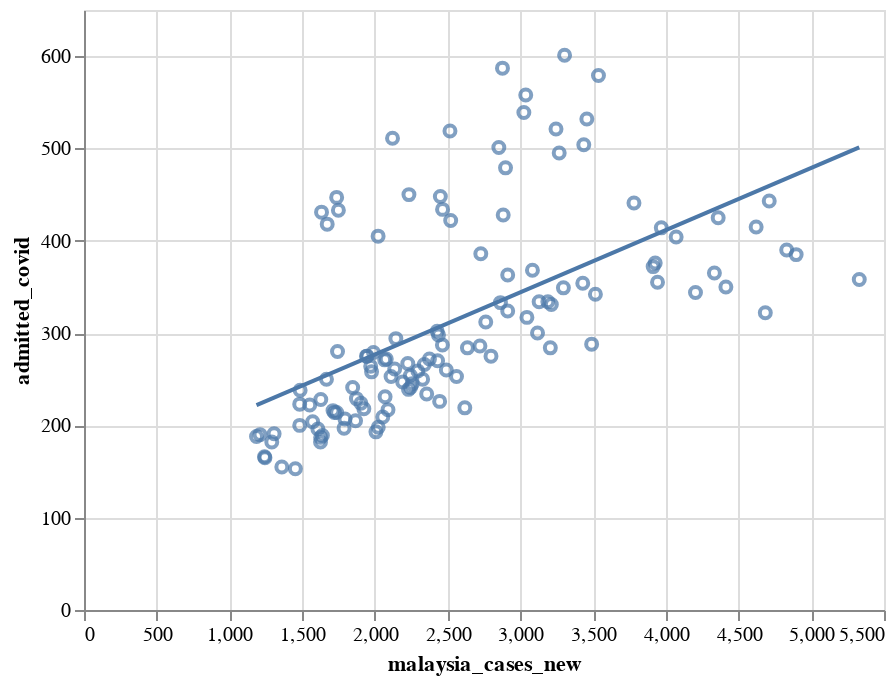

The notebook cell this image was saved under:
### Code cell
# making the scatter plot on latitude and longitude
# setting color on the basis of country
fig = alt.Chart(mergedhosp_malaysia).mark_point().encode(
  x='malaysia_cases_new',y='admitted_covid')
  
# making the regression line using transform_regression
# function and add with the scatter plot
final_plot = fig + fig.transform_regression('malaysia_cases_new','admitted_covid').mark_line()
final_plot

### Figure 1 — Vega-Lite specification as saved in the notebook (floating-point values rounded to 4 significant figures)
{"config": {"view": {"continuousWidth": 400, "continuousHeight": 300}}, "layer": [{"mark": "point", "encoding": {"x": {"field": "malaysia_cases_new", "type": "quantitative"}, "y": {"field": "admitted_covid", "type": "quantitative"}}}, {"mark": "line", "encoding": {"x": {"field": "malaysia_cases_new", "type": "quantitative"}, "y": {"field": "admitted_covid", "type": "quantitative"}}, "transform": [{"on": "malaysia_cases_new", "regression": "admitted_covid"}]}], "data": {"name": "data-c3a883f55ad697ca351b0caccef86f8d"}, "$schema": "https://vega.github.io/schema/vega-lite/v4.17.0.json", "datasets": {"data-c3a883f55ad697ca351b0caccef86f8d": [{"date": "2022-08-01", "holiday": "non-holiday", "malaysia_cases_new": 3213, "admitted_covid": 331, "percentage_admitted": 10.3}, {"date": "2022-08-02", "holiday": "non-holiday", "malaysia_cases_new": 4204, "admitted_covid": 344, "percentage_admitted": 8.183}, {"date": "2022-08-03", "holiday": "non-holiday", "malaysia_cases_new": 5330, "admitted_covid": 358, "percentage_admitted": 6.717}, {"date": "2022-08-04", "holiday": "non-holiday", "malaysia_cases_new": 4413, "admitted_covid": 350, "percentage_admitted": 7.931}, {"date": "2022-08-05", "holiday": "non-holiday", "malaysia_cases_new": 3927, "admitted_covid": 376, "percentage_admitted": 9.575}, {"date": "2022-08-06", "holiday": "non-holiday", "malaysia_cases_new": 4684, "admitted_covid": 322, "percentage_admitted": 6.874}, {"date": "2022-08-07", "holiday": "non-holiday", "malaysia_cases_new": 2728, "admitted_covid": 386, "percentage_admitted": 14.15}, {"date": "2022-08-08", "holiday": "non-holiday", "malaysia_cases_new": 2863, "admitted_covid": 333, "percentage_admitted": 11.63}, {"date": "2022-08-09", "holiday": "non-holiday", "malaysia_cases_new": 3083, "admitted_covid": 368, "percentage_admitted": 11.94}, {"date": "2022-08-10", "holiday": "non-holiday", "malaysia_cases_new": 4896, "admitted_covid": 385, "percentage_admitted": 7.864}, {"date": "2022-08-11", "holiday": "non-holiday", "malaysia_cases_new": 4831, "admitted_covid": 390, "percentage_admitted": 8.073}, {"date": "2022-08-12", "holiday": "non-holiday", "malaysia_cases_new": 3943, "admitted_covid": 355, "percentage_admitted": 9.003}, {"date": "2022-08-13", "holiday": "non-holiday", "malaysia_cases_new": 4334, "admitted_covid": 365, "percentage_admitted": 8.422}, {"date": "2022-08-14", "holiday": "non-holiday", "malaysia_cases_new": 3045, "admitted_covid": 317, "percentage_admitted": 10.41}, {"date": "2022-08-15", "holiday": "non-holiday", "malaysia_cases_new": 2437, "admitted_covid": 298, "percentage_admitted": 12.23}, {"date": "2022-08-16", "holiday": "non-holiday", "malaysia_cases_new": 3429, "admitted_covid": 354, "percentage_admitted": 10.32}, {"date": "2022-08-17", "holiday": "non-holiday", "malaysia_cases_new": 3516, "admitted_covid": 342, "percentage_admitted": 9.727}, {"date": "2022-08-18", "holiday": "non-holiday", "malaysia_cases_new": 4071, "admitted_covid": 404, "percentage_admitted": 9.924}, {"date": "2022-08-19", "holiday": "non-holiday", "malaysia_cases_new": 3490, "admitted_covid": 288, "percentage_admitted": 8.252}, {"date": "2022-08-20", "holiday": "non-holiday", "malaysia_cases_new": 2798, "admitted_covid": 275, "percentage_admitted": 9.828}, {"date": "2022-08-21", "holiday": "non-holiday", "malaysia_cases_new": 2464, "admitted_covid": 287, "percentage_admitted": 11.65}, {"date": "2022-08-22", "holiday": "non-holiday", "malaysia_cases_new": 2078, "admitted_covid": 272, "percentage_admitted": 13.09}, {"date": "2022-08-23", "holiday": "non-holiday", "malaysia_cases_new": 2722, "admitted_covid": 286, "percentage_admitted": 10.51}, {"date": "2022-08-24", "holiday": "non-holiday", "malaysia_cases_new": 2636, "admitted_covid": 284, "percentage_admitted": 10.77}, {"date": "2022-08-25", "holiday": "non-holiday", "malaysia_cases_new": 3206, "admitted_covid": 284, "percentage_admitted": 8.858}, {"date": "2022-08-26", "holiday": "non-holiday", "malaysia_cases_new": 3118, "admitted_covid": 300, "percentage_admitted": 9.622}, {"date": "2022-08-27", "holiday": "non-holiday", "malaysia_cases_new": 2491, "admitted_covid": 260, "percentage_admitted": 10.44}, {"date": "2022-08-28", "holiday": "non-holiday", "malaysia_cases_new": 2191, "admitted_covid": 247, "percentage_admitted": 11.27}, {"date": "2022-08-29", "holiday": "non-holiday", "malaysia_cases_new": 1946, "admitted_covid": 275, "percentage_admitted": 14.13}, {"date": "2022-08-30", "holiday": "non-holiday", "malaysia_cases_new": 2144, "admitted_covid": 294, "percentage_admitted": 13.71}, {"date": "2022-08-31", "holiday": "Merdeka", "malaysia_cases_new": 2340, "admitted_covid": 266, "percentage_admitted": 11.37}, {"date": "2022-09-01", "holiday": "non-holiday", "malaysia_cases_new": 2356, "admitted_covid": 234, "percentage_admitted": 9.932}, {"date": "2022-09-02", "holiday": "non-holiday", "malaysia_cases_new": 2328, "admitted_covid": 250, "percentage_admitted": 10.74}, {"date": "2022-09-03", "holiday": "non-holiday", "malaysia_cases_new": 2244, "admitted_covid": 254, "percentage_admitted": 11.32}, {"date": "2022-09-04", "holiday": "non-holiday", "malaysia_cases_new": 1904, "admitted_covid": 224, "percentage_admitted": 11.76}, {"date": "2022-09-05", "holiday": "non-holiday", "malaysia_cases_new": 1486, "admitted_covid": 238, "percentage_admitted": 16.02}, {"date": "2022-09-06", "holiday": "non-holiday", "malaysia_cases_new": 2067, "admitted_covid": 271, "percentage_admitted": 13.11}, {"date": "2022-09-07", "holiday": "non-holiday", "malaysia_cases_new": 2428, "admitted_covid": 302, "percentage_admitted": 12.44}, {"date": "2022-09-08", "holiday": "non-holiday", "malaysia_cases_new": 2226, "admitted_covid": 267, "percentage_admitted": 11.99}, {"date": "2022-09-09", "holiday": "non-holiday", "malaysia_cases_new": 1990, "admitted_covid": 279, "percentage_admitted": 14.02}, {"date": "2022-09-10", "holiday": "non-holiday", "malaysia_cases_new": 1971, "admitted_covid": 264, "percentage_admitted": 13.39}, {"date": "2022-09-11", "holiday": "non-holiday", "malaysia_cases_new": 1483, "admitted_covid": 223, "percentage_admitted": 15.04}, {"date": "2022-09-12", "holiday": "non-holiday", "malaysia_cases_new": 1847, "admitted_covid": 241, "percentage_admitted": 13.05}, {"date": "2022-09-13", "holiday": "non-holiday", "malaysia_cases_new": 1942, "admitted_covid": 275, "percentage_admitted": 14.16}, {"date": "2022-09-14", "holiday": "non-holiday", "malaysia_cases_new": 2431, "admitted_covid": 270, "percentage_admitted": 11.11}, {"date": "2022-09-15", "holiday": "non-holiday", "malaysia_cases_new": 2375, "admitted_covid": 272, "percentage_admitted": 11.45}, {"date": "2022-09-16", "holiday": "Malaysia Day", "malaysia_cases_new": 1977, "admitted_covid": 258, "percentage_admitted": 13.05}, {"date": "2022-09-17", "holiday": "Weekend", "malaysia_cases_new": 1572, "admitted_covid": 204, "percentage_admitted": 12.98}, {"date": "2022-09-18", "holiday": "Weekend", "malaysia_cases_new": 1639, "admitted_covid": 189, "percentage_admitted": 11.53}, {"date": "2022-09-19", "holiday": "non-holiday", "malaysia_cases_new": 1307, "admitted_covid": 191, "percentage_admitted": 14.61}, {"date": "2022-09-20", "holiday": "non-holiday", "malaysia_cases_new": 1667, "admitted_covid": 250, "percentage_admitted": 15.0}, {"date": "2022-09-21", "holiday": "non-holiday", "malaysia_cases_new": 2111, "admitted_covid": 253, "percentage_admitted": 11.98}, {"date": "2022-09-22", "holiday": "non-holiday", "malaysia_cases_new": 2245, "admitted_covid": 241, "percentage_admitted": 10.73}, {"date": "2022-09-23", "holiday": "non-holiday", "malaysia_cases_new": 2070, "admitted_covid": 231, "percentage_admitted": 11.16}, {"date": "2022-09-24", "holiday": "non-holiday", "malaysia_cases_new": 1924, "admitted_covid": 218, "percentage_admitted": 11.33}, {"date": "2022-09-25", "holiday": "non-holiday", "malaysia_cases_new": 1608, "admitted_covid": 196, "percentage_admitted": 12.19}, {"date": "2022-09-26", "holiday": "non-holiday", "malaysia_cases_new": 1186, "admitted_covid": 188, "percentage_admitted": 15.85}, {"date": "2022-09-27", "holiday": "non-holiday", "malaysia_cases_new": 1552, "admitted_covid": 222, "percentage_admitted": 14.3}, {"date": "2022-09-28", "holiday": "non-holiday", "malaysia_cases_new": 2445, "admitted_covid": 226, "percentage_admitted": 9.243}, {"date": "2022-09-29", "holiday": "non-holiday", "malaysia_cases_new": 1867, "admitted_covid": 205, "percentage_admitted": 10.98}, {"date": "2022-09-30", "holiday": "non-holiday", "malaysia_cases_new": 2007, "admitted_covid": 193, "percentage_admitted": 9.616}, {"date": "2022-10-01", "holiday": "non-holiday", "malaysia_cases_new": 1626, "admitted_covid": 182, "percentage_admitted": 11.19}, {"date": "2022-10-02", "holiday": "non-holiday", "malaysia_cases_new": 1360, "admitted_covid": 155, "percentage_admitted": 11.4}, {"date": "2022-10-03", "holiday": "non-holiday", "malaysia_cases_new": 1244, "admitted_covid": 165, "percentage_admitted": 13.26}, {"date": "2022-10-04", "holiday": "non-holiday", "malaysia_cases_new": 1483, "admitted_covid": 200, "percentage_admitted": 13.49}, {"date": "2022-10-05", "holiday": "non-holiday", "malaysia_cases_new": 1722, "admitted_covid": 214, "percentage_admitted": 12.43}, {"date": "2022-10-06", "holiday": "non-holiday", "malaysia_cases_new": 1794, "admitted_covid": 207, "percentage_admitted": 11.54}, {"date": "2022-10-07", "holiday": "non-holiday", "malaysia_cases_new": 1788, "admitted_covid": 197, "percentage_admitted": 11.02}, {"date": "2022-10-08", "holiday": "Weekend", "malaysia_cases_new": 1627, "admitted_covid": 187, "percentage_admitted": 11.49}, {"date": "2022-10-09", "holiday": "Birthday of Prophet Muhammad", "malaysia_cases_new": 1453, "admitted_covid": 153, "percentage_admitted": 10.53}, {"date": "2022-10-10", "holiday": "Weekend", "malaysia_cases_new": 1241, "admitted_covid": 166, "percentage_admitted": 13.38}, {"date": "2022-10-11", "holiday": "non-holiday", "malaysia_cases_new": 1291, "admitted_covid": 182, "percentage_admitted": 14.1}, {"date": "2022-10-12", "holiday": "non-holiday", "malaysia_cases_new": 1628, "admitted_covid": 228, "percentage_admitted": 14.0}, {"date": "2022-10-13", "holiday": "non-holiday", "malaysia_cases_new": 2090, "admitted_covid": 217, "percentage_admitted": 10.38}, {"date": "2022-10-14", "holiday": "non-holiday", "malaysia_cases_new": 2231, "admitted_covid": 239, "percentage_admitted": 10.71}, {"date": "2022-10-15", "holiday": "non-holiday", "malaysia_cases_new": 2023, "admitted_covid": 198, "percentage_admitted": 9.787}, {"date": "2022-10-16", "holiday": "non-holiday", "malaysia_cases_new": 1712, "admitted_covid": 216, "percentage_admitted": 12.62}, {"date": "2022-10-17", "holiday": "non-holiday", "malaysia_cases_new": 1210, "admitted_covid": 190, "percentage_admitted": 15.7}, {"date": "2022-10-18", "holiday": "non-holiday", "malaysia_cases_new": 1873, "admitted_covid": 229, "percentage_admitted": 12.23}, {"date": "2022-10-19", "holiday": "non-holiday", "malaysia_cases_new": 2295, "admitted_covid": 259, "percentage_admitted": 11.29}, {"date": "2022-10-20", "holiday": "non-holiday", "malaysia_cases_new": 2561, "admitted_covid": 253, "percentage_admitted": 9.879}, {"date": "2022-10-21", "holiday": "non-holiday", "malaysia_cases_new": 2256, "admitted_covid": 245, "percentage_admitted": 10.86}, {"date": "2022-10-22", "holiday": "Weekend", "malaysia_cases_new": 2618, "admitted_covid": 219, "percentage_admitted": 8.365}, {"date": "2022-10-23", "holiday": "Weekend", "malaysia_cases_new": 2054, "admitted_covid": 209, "percentage_admitted": 10.18}, {"date": "2022-10-24", "holiday": "Deepavali", "malaysia_cases_new": 1737, "admitted_covid": 214, "percentage_admitted": 12.32}, {"date": "2022-10-25", "holiday": "non-holiday", "malaysia_cases_new": 1743, "admitted_covid": 280, "percentage_admitted": 16.06}, {"date": "2022-10-26", "holiday": "non-holiday", "malaysia_cases_new": 2136, "admitted_covid": 261, "percentage_admitted": 12.22}, {"date": "2022-10-27", "holiday": "non-holiday", "malaysia_cases_new": 2762, "admitted_covid": 312, "percentage_admitted": 11.3}, {"date": "2022-10-28", "holiday": "non-holiday", "malaysia_cases_new": 3296, "admitted_covid": 349, "percentage_admitted": 10.59}, {"date": "2022-10-29", "holiday": "non-holiday", "malaysia_cases_new": 3189, "admitted_covid": 334, "percentage_admitted": 10.47}, {"date": "2022-10-30", "holiday": "non-holiday", "malaysia_cases_new": 3129, "admitted_covid": 334, "percentage_admitted": 10.67}, {"date": "2022-10-31", "holiday": "non-holiday", "malaysia_cases_new": 2913, "admitted_covid": 324, "percentage_admitted": 11.12}, {"date": "2022-11-01", "holiday": "non-holiday", "malaysia_cases_new": 2913, "admitted_covid": 363, "percentage_admitted": 12.46}, {"date": "2022-11-02", "holiday": "non-holiday", "malaysia_cases_new": 3969, "admitted_covid": 414, "percentage_admitted": 10.43}, {"date": "2022-11-03", "holiday": "non-holiday", "malaysia_cases_new": 4711, "admitted_covid": 443, "percentage_admitted": 9.404}, {"date": "2022-11-04", "holiday": "non-holiday", "malaysia_cases_new": 4360, "admitted_covid": 425, "percentage_admitted": 9.748}, {"date": "2022-11-05", "holiday": "non-holiday", "malaysia_cases_new": 4621, "admitted_covid": 415, "percentage_admitted": 8.981}, {"date": "2022-11-06", "holiday": "non-holiday", "malaysia_cases_new": 3913, "admitted_covid": 372, "percentage_admitted": 9.507}, {"date": "2022-11-07", "holiday": "non-holiday", "malaysia_cases_new": 2521, "admitted_covid": 422, "percentage_admitted": 16.74}, {"date": "2022-11-08", "holiday": "non-holiday", "malaysia_cases_new": 3781, "admitted_covid": 441, "percentage_admitted": 11.66}, {"date": "2022-11-09", "holiday": "non-holiday", "malaysia_cases_new": 3267, "admitted_covid": 495, "percentage_admitted": 15.15}, {"date": "2022-11-10", "holiday": "non-holiday", "malaysia_cases_new": 3436, "admitted_covid": 504, "percentage_admitted": 14.67}, {"date": "2022-11-11", "holiday": "non-holiday", "malaysia_cases_new": 3245, "admitted_covid": 521, "percentage_admitted": 16.06}, {"date": "2022-11-12", "holiday": "non-holiday", "malaysia_cases_new": 2882, "admitted_covid": 428, "percentage_admitted": 14.85}, {"date": "2022-11-13", "holiday": "non-holiday", "malaysia_cases_new": 2234, "admitted_covid": 450, "percentage_admitted": 20.14}, {"date": "2022-11-14", "holiday": "non-holiday", "malaysia_cases_new": 1749, "admitted_covid": 433, "percentage_admitted": 24.76}, {"date": "2022-11-15", "holiday": "non-holiday", "malaysia_cases_new": 2852, "admitted_covid": 501, "percentage_admitted": 17.57}, {"date": "2022-11-16", "holiday": "non-holiday", "malaysia_cases_new": 3304, "admitted_covid": 601, "percentage_admitted": 18.19}, {"date": "2022-11-17", "holiday": "non-holiday", "malaysia_cases_new": 3457, "admitted_covid": 532, "percentage_admitted": 15.39}, {"date": "2022-11-18", "holiday": "Weekend", "malaysia_cases_new": 3037, "admitted_covid": 558, "percentage_admitted": 18.37}, {"date": "2022-11-19", "holiday": "GE-15", "malaysia_cases_new": 2450, "admitted_covid": 448, "percentage_admitted": 18.29}, {"date": "2022-11-20", "holiday": "Weekend", "malaysia_cases_new": 1633, "admitted_covid": 431, "percentage_admitted": 26.39}, {"date": "2022-11-21", "holiday": "non-holiday", "malaysia_cases_new": 2121, "admitted_covid": 511, "percentage_admitted": 24.09}, {"date": "2022-11-22", "holiday": "non-holiday", "malaysia_cases_new": 2516, "admitted_covid": 519, "percentage_admitted": 20.63}, {"date": "2022-11-23", "holiday": "non-holiday", "malaysia_cases_new": 3537, "admitted_covid": 579, "percentage_admitted": 16.37}, {"date": "2022-11-24", "holiday": "non-holiday", "malaysia_cases_new": 2877, "admitted_covid": 587, "percentage_admitted": 20.4}, {"date": "2022-11-25", "holiday": "non-holiday", "malaysia_cases_new": 3024, "admitted_covid": 539, "percentage_admitted": 17.82}, {"date": "2022-11-26", "holiday": "non-holiday", "malaysia_cases_new": 2898, "admitted_covid": 479, "percentage_admitted": 16.53}, {"date": "2022-11-27", "holiday": "non-holiday", "malaysia_cases_new": 2022, "admitted_covid": 405, "percentage_admitted": 20.03}, {"date": "2022-11-28", "holiday": "Special holiday", "malaysia_cases_new": 2465, "admitted_covid": 434, "percentage_admitted": 17.61}, {"date": "2022-11-29", "holiday": "non-holiday", "malaysia_cases_new": 1672, "admitted_covid": 418, "percentage_admitted": 25.0}, {"date": "2022-11-30", "holiday": "non-holiday", "malaysia_cases_new": 1737, "admitted_covid": 447, "percentage_admitted": 25.73}]}}
